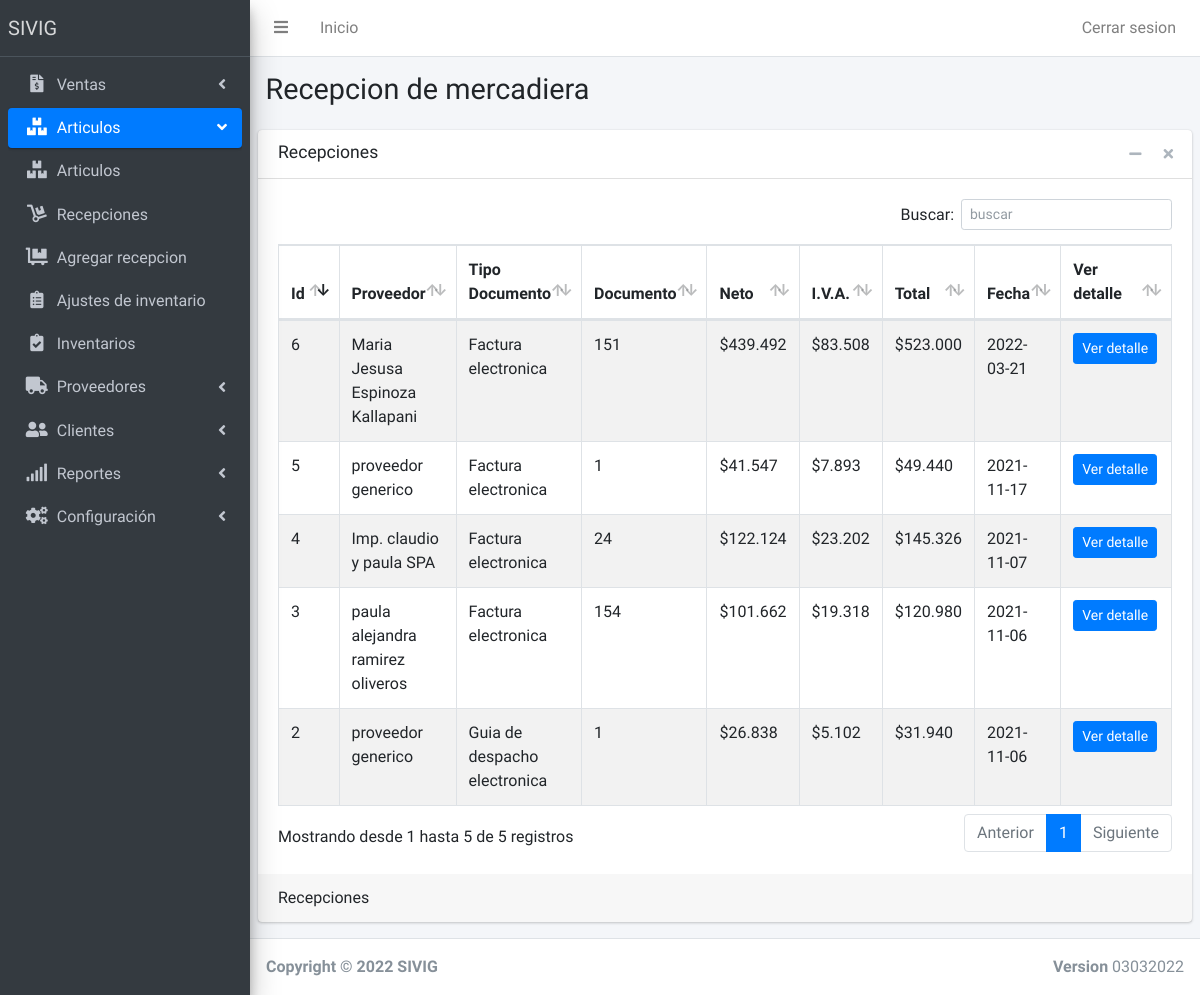
/Recepciones (signed in), run on the app's committed database.
### tables this page shows
CREATE TABLE `grupospaginas` (
  `idgrupo` int(11) NOT NULL AUTO_INCREMENT,
  `nombregrupo` varchar(120) NOT NULL,
  `imagengrupo` varchar(120) NOT NULL,
  `posicion` int(11) NOT NULL,
  PRIMARY KEY (`idgrupo`)
);

CREATE TABLE `permisos` (
  `IdPermiso` int(11) NOT NULL AUTO_INCREMENT,
  `IdUsuario` int(11) NOT NULL,
  `Idpagina` int(11) NOT NULL,
  `Permiso` int(11) NOT NULL,
  PRIMARY KEY (`IdPermiso`)
);

CREATE TABLE `paginas` (
  `IdPagina` int(11) NOT NULL AUTO_INCREMENT,
  `NombrePagina` varchar(120) NOT NULL,
  `Enlacepagina` varchar(120) NOT NULL,
  `Imagen` varchar(60) NOT NULL,
  `grupopagina` int(11) NOT NULL,
  PRIMARY KEY (`IdPagina`)
);

CREATE TABLE `recepciones` (
  `id` int(11) NOT NULL AUTO_INCREMENT,
  `proveedor` varchar(11) NOT NULL,
  `documento` int(11) NOT NULL,
  `tipo_documento` int(11) NOT NULL,
  `total_neto` int(11) NOT NULL,
  `total_imp` int(11) NOT NULL,
  `unidades_total` int(11) NOT NULL,
  `observaciones` varchar(250) NOT NULL,
  `fecha` date NOT NULL,
  `usuario` int(11) NOT NULL,
  PRIMARY KEY (`id`)
);

CREATE TABLE `proveedores` (
  `rut` varchar(11) NOT NULL,
  `nombre` varchar(80) NOT NULL,
  `giro` varchar(90) NOT NULL,
  `direccion` varchar(120) NOT NULL,
  `comuna` int(11) NOT NULL,
  `region` int(11) NOT NULL,
  `telefono` int(9) NOT NULL,
  `mail` varchar(80) NOT NULL,
  PRIMARY KEY (`rut`)
);

CREATE TABLE `tipo_documento` (
  `id` int(11) NOT NULL,
  `tipo` varchar(60) NOT NULL,
  PRIMARY KEY (`id`)
);

### Model/dbConection.php (called while the page is built)
<?php
class DB
{
	private $host;
	private $db;
	private $user;
	private $password;
	private $amb = 'DEV';
	public function __construct()
	{
		if ($this->amb == 'DEV') {
			$this->host = 'localhost';
			$this->db = 'sivig';
			$this->user = 'root';
			$this->password = '';
		} else {
			$this->host = 'localhost';
			$this->db = 'orhanoik_SIVIG';
			$this->user = 'orhanoik_sivig';
			$this->password = 'sivig2021-';
		}
	}
	public function connect()
	{
		try {
			$connection = "mysql:host=" . $this->host . ";dbname=" . $this->db;
			$options = [
				PDO::ATTR_ERRMODE => PDO::ERRMODE_EXCEPTION,
				PDO::ATTR_EMULATE_PREPARES => false,
				PDO::MYSQL_ATTR_INIT_COMMAND => "SET NAMES utf8",
			];
			$pdo = new PDO($connection, $this->user, $this->password, $options);
			return $pdo;
		} catch (PDOException $e) {
			print_r('Error conenection: ' . $e->getMessage());
		}
	}
}

### Controller/MenuController.php (called while the page is built, shortened)
<?php
include 'Model/dbConection.php';
class Menu extends DB{
        public function Getpaginas($idusuario, $idgrupo){
        $query = $this->connect()->prepare('SELECT * FROM paginas INNER JOIN permisos on permisos.Idpagina = paginas.IdPagina WHERE permisos.IdUsuario = :idusuario AND permisos.Permiso = 1 AND paginas.grupopagina = :idgrupo');
        $query->execute(['idusuario' => $idusuario, 'idgrupo' => $idgrupo]);
        $menusa = array();
        foreach ($query as $Menua) {
            $m = new Menus();
            $m->NombrePagina = $Menua[1];
            $m->EnlacePagina = $Menua[2];
            $m->IdPagina = $Menua[0];
            $m->ImagenPagina = $Menua['Imagen'];
            $m->GrupoPagina = $Menua[4];
            array_push($menusa, $m);
        }
        return $menusa;
       }
        public function GetGrupoPagina($idpagina){
            $query = $this->connect()->prepare('SELECT grupopagina FROM paginas WHERE Idpagina = :idpagina');
            $query->execute(['idpagina' => $idpagina]);
            foreach ($query as $a) {
                $idgrupo = $a[0];
            }
        return $idgrupo;
    }
        public function GetGrupos(){
            $query = $this->connect()->prepare('SELECT * FROM grupospaginas ORDER BY posicion ASC');
            $query->execute();
            $grupos = array();
            foreach ($query as $g) {
                array_push($grupos, $g);
            }
            return $grupos;
           }
}
?>

### Controller/RecepcionesController.php (called while the page is built, shortened)
<?php
Class Recepciones extends DB{
    public function GetRecepciones(){
        $query = $this->connect()->prepare('SELECT * FROM recepciones ORDER BY id DESC');
            $query->execute();
            $arrayrecepciones = array();
            foreach ($query as $r) {
               array_push($arrayrecepciones, $r);
            }
            return $arrayrecepciones;
    }
}
?>

### Controller/ProveedoresController.php (called while the page is built, shortened)
<?php
Class Proveedores extends DB{
    public function GetNombreProveedorPorRut($rut){
        $query = $this->connect()->prepare('SELECT nombre FROM proveedores WHERE rut = :rut');
        $query->execute(['rut' =>$rut]);
        foreach ($query as $c) {
            $proveedor = new Proveedor();
            $proveedor->nombre = $c[0];
        }
        return $proveedor->nombre;
}
}
?>

### Controller/TipoDocumentoController.php (called while the page is built, shortened)
<?php
Class TiposDocumentos extends DB{
    public function GetTiposDocumentosPorId($id){
        $query = $this->connect()->prepare('SELECT * FROM tipo_documento WHERE id = :id');
            $query->execute(['id' => $id]);
            foreach ($query as $c) {
                $tipo = $c['tipo'];
            }
            return $tipo;
    }
}
?>

### Recepciones.php (the view, shortened to what this page needs)
<?php
$idpagina = 5;
include 'Includes/partials/header.php';
include 'Includes/partials/menu.php';
include 'Controller/RecepcionesController.php';
include 'Controller/ProveedoresController.php';
include 'Controller/TipoDocumentoController.php';
$proveedores = new Proveedores();
$tipos = new TiposDocumentos();
?>
<div class="content-wrapper">
      <section class="content-header">
        <div class="container-fluid">
          <div class="row mb-2">
            <div class="col-sm-6">
              <h1>Recepcion de mercadiera</h1>
            </div>
          </div>
        </div>
      </section>
      <section class="content">
        <div class="card">
          <div class="card-header">
            <h3 class="card-title">Recepciones</h3>
            <div class="card-tools">
              <button type="button" class="btn btn-tool" data-card-widget="collapse" data-toggle="tooltip" title="Collapse">
                <i class="fas fa-minus"></i></button>
              <button type="button" class="btn btn-tool" data-card-widget="remove" data-toggle="tooltip" title="Remove">
                <i class="fas fa-times"></i></button>
            </div>
          </div>
          <div class="card-body">
            <table id="tabla2" class="table table-bordered table-striped">
              <thead>
                <tr>
                  <th style="width: 20px">Id</th>
                  <th>Proveedor</th>
                  <th>Tipo Documento</th>
                  <th>Documento</th>
                  <th>Neto</th>
                  <th>I.V.A.</th>
                  <th>Total</th>
                  <th>Fecha</th>
                  <th style="width: 80px">Ver detalle</th>
                </tr>
              </thead>
              <tbody>
              <?php
              $recepcion = new Recepciones();
              $recepciones = $recepcion->GetRecepciones();
              foreach ($recepciones as $c) {
              echo '<tr>
                    <td>'.$c['id'].'</td>
                    <td>'.$proveedores->GetNombreProveedorPorRut($c['proveedor']).'</td>
                    <td>'.$tipos->GetTiposDocumentosPorId($c['tipo_documento']).'</td>
                    <td>'.$c['documento'].'</td>
                    <td>$'.number_format($c['total_neto'], 0, ',', '.').'</td>
                    <td>$'.number_format($c['total_imp'], 0, ',', '.').'</td>
                    <td>$'.number_format($c['total_neto'] + $c['total_imp'], 0, ',', '.').'</td>
                    <td>'.$c['fecha'].'</td>';
                    echo '<td>
                    <form action="VerRecepcion" method="POST">
                    <input type="hidden" name="id" value="'.$c['id'].'">
                    <button type="submit" class="btn btn-primary btn-sm" name="Ver" value="Ver">Ver detalle</button>
                    </form>
                    </td>';
                    echo '</tr>
                    ';
              }
              ?>
            </tbody>
            </table>
          </div>
          <div class="card-footer">
Recepciones          </div>
        </div>
      </section>
    </div>
  <?php
  include 'Includes/partials/footer.php';
  ?>

### Includes/partials/menu.php (shortened to what this page needs)
<div class="wrapper">
    <nav class="main-header navbar navbar-expand navbar-white navbar-light">
      <ul class="navbar-nav">
        <li class="nav-item">
          <a class="nav-link" data-widget="pushmenu" href="#"><i class="fas fa-bars"></i></a>
        </li>
        <li class="nav-item d-none d-sm-inline-block">
          <a href="index" class="nav-link">Inicio</a>
        </li>
      </ul>
      <ul class="navbar-nav ml-auto">
        <li class="nav-item d-none d-sm-inline-block">
          <a href="Controller/LogoutController.php" class="nav-link">Cerrar sesion</a>
        </li>
      </ul>
    </nav>
    <aside class="main-sidebar sidebar-dark-primary elevation-4">
      <a href="./" class="brand-link">
        <span class="brand-text font-weight-light">SIVIG</span>
      </a>
      <div class="sidebar">
        <nav class="mt-2">
          <ul class="nav nav-pills nav-sidebar flex-column" data-widget="treeview" role="menu" data-accordion="false">
                 <li class="nav-item has-treeview">
                <?php
        require './Controller/MenuController.php';
        $menu = new Menu();
        $activo = "";
        $activog = "";
        $open = "";
        $grupos = $menu->GetGrupos();
        if ($idpagina == 0) {
          $idgrupoactivo = 0;
        }else{
          $idgrupoactivo = $menu->GetGrupoPagina($idpagina);
        }
        foreach ($grupos as $g) {
          if($idgrupoactivo === $g['idgrupo']){
            $activog = "active";
            $open = "menu-open";
          }else{
            $activog = "";
            $open = "";
          }
          echo '
          <li class="nav-item has-treeview '.$open.'">
          <a href="#" class="nav-link '.$activog.'">
            <i class="nav-icon '. $g['imagengrupo'] .'"></i>
            <p>
              '. $g['nombregrupo'].'
              <i class="right fas fa-angle-left"></i>
            </p>
          </a>
          <ul class="nav nav-treeview">';
          $datos = $menu->Getpaginas($_SESSION['id'], $g['idgrupo']);
          foreach ($datos as $n) {
            if($idpagina === $n->IdPagina){
              $activo = "active";
            }else{
              $activo = "";
            }
            echo '
            <li class="nav-item">
            <a href="'. $n->EnlacePagina.'" class="nav-link '. $activo.'">
              <i class="nav-icon '. $n->ImagenPagina.'"></i>
              <p>
              '. $n->NombrePagina.'
              </p>
            </a>
          </li>
          ';
      }
      echo '
          </ul>
         ';
      echo '
      </li>
     ';
        }
        ?>
                </ul>
        </nav>
      </div>
    </aside>

### data on the page
grupospaginas: nombregrupo "Ventas"
grupospaginas: nombregrupo "Articulos"
permisos: Idpagina.NombrePagina "Articulos"
permisos: Idpagina.NombrePagina "Recepciones"
permisos: Idpagina.NombrePagina "Agregar recepcion"
permisos: Idpagina.NombrePagina "Ajustes de inventario"
permisos: Idpagina.NombrePagina "Inventarios"
grupospaginas: nombregrupo "Proveedores"
grupospaginas: nombregrupo "Clientes"
grupospaginas: nombregrupo "Reportes"
grupospaginas: nombregrupo "Configuración"
recepciones: id "6", proveedor.nombre "Maria Jesusa Espinoza Kallapani", tipo_documento.tipo "Factura electronica", documento "151", total_neto "439.492", total_imp "83.508", $c['total_neto'] + $c['total_imp'] "523.000", fecha "2022-03-21"
recepciones: id "5", proveedor.nombre "proveedor generico", GetTiposDocumentosPorId "Factura electronica", documento "1", total_neto "41.547", total_imp "7.893", $c['total_neto'] + $c['total_imp'] "49.440", fecha "2021-11-17"
recepciones: id "4", proveedor.nombre "Imp. claudio y paula SPA", GetTiposDocumentosPorId "Factura electronica", documento "24", total_neto "122.124", total_imp "23.202", $c['total_neto'] + $c['total_imp'] "145.326", fecha "2021-11-07"
recepciones: id "3", proveedor.nombre "paula alejandra ramirez oliveros", GetTiposDocumentosPorId "Factura electronica", documento "154", total_neto "101.662", total_imp "19.318", $c['total_neto'] + $c['total_imp'] "120.980", fecha "2021-11-06"
recepciones: id "2", GetNombreProveedorPorRut "proveedor generico", tipo_documento.tipo "Guia de despacho electronica", documento "1", total_neto "26.838", total_imp "5.102", $c['total_neto'] + $c['total_imp'] "31.940", fecha "2021-11-06"
